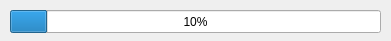
<?xml version="1.0" encoding="UTF-8"?>
<ui version="4.0">
 <class>ProgressDialog</class>
 <widget class="QDialog" name="ProgressDialog">
  <property name="geometry">
   <rect>
    <x>0</x>
    <y>0</y>
    <width>391</width>
    <height>41</height>
   </rect>
  </property>
  <property name="windowTitle">
   <string>Download</string>
  </property>
  <widget class="QProgressBar" name="progressBar">
   <property name="geometry">
    <rect>
     <x>10</x>
     <y>10</y>
     <width>371</width>
     <height>23</height>
    </rect>
   </property>
   <property name="value">
    <number>10</number>
   </property>
  </widget>
 </widget>
 <resources/>
 <connections/>
</ui>
